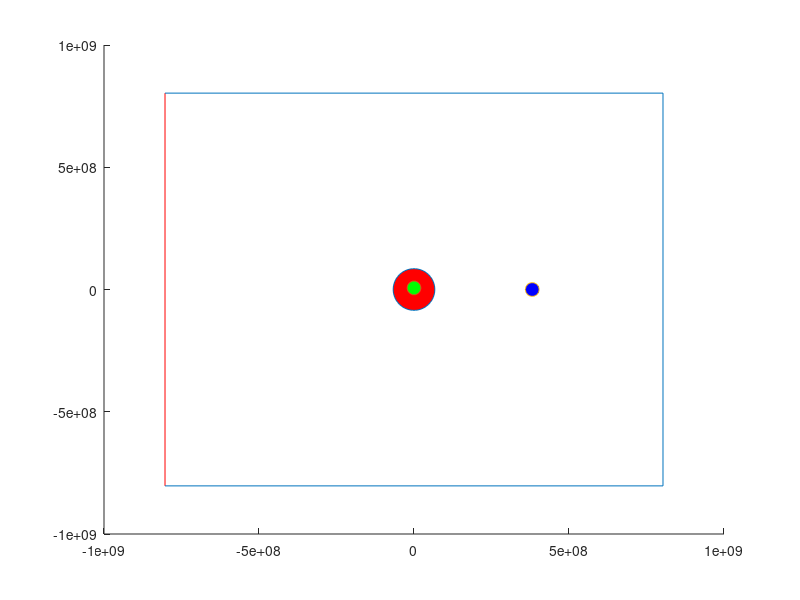

This figure's MATLAB source:
%rocket2
%what rocket2 does

%this rocket will go out of the earths atmosphere

%use newtons law of gravity
%  https://en.wikipedia.org/wiki/Gravitational_constant


%TODO design tests
%TODO tests for gravitational model test each planet, satellite in turn
%TODO test each planet around sun
%TODO test satellite around each planet set initiallisation case to enable
%this

%TODO improved control structure

%TODO functions to be added
%gravaccel, components of the acceleration due to gravity and call these from playrocket2themoon
%dist, distance between two objects e.g. earth-moon, moon-rocket etc...

%TODO Adapt code so that moon moves under gravity using gravaccel
%TODO store system state in a structure
%TODO store constants in a structure
%



clear all %here because variables not initilised correctly :-( :-(  merde!!!

G=6.67e-11; %gravitational constants SI units
re=6.3781e6; %radius of the earth metres
me=5.97237e24; %earth mass kg
mm=7.342e22; %moonmas kg
dem=381.5e6; %dist moon-earth metres
xm=381.5e6; %xpos moon
ym=0; %ypos moon
thetam=0;
dthetam=2*pi/(27*24*3600); %angular velocity of the moon
mr=1000; %not used ?????



G=6.67e-11; %gravitational constants SI units
re=6.3781e6; %radius of the earth metres
me=5.97237e24; %earth mass kg
mm=7.342e22; %moonmas kg
ms=1.99e30; %mass sun
mmars=6.42e23 ; %mass mars
dem=381.5e6; %dist moon-earth metres
xm=381.5e6; %xpos moon
ym=0; %ypos moon
vxm=0; %moon speed in orbit x-direction
vym=1023.1;


xe=0; %x position of earth
ye=0; %y position of earth
vxe=0;% x-speed of the earth
vye=0;%y-speed of the earth
vxm=vxm+vxe; %moon speed in orbit x-direction
vym=vye+1023.1;






%%%%%%%%%%%%%%%%%%%%%%%%%%%%%%%%%%%%%%%%%%%%%%%%%%%%%%%
%inputs
%%%%%%%%%%%%%%%%%%%%%%%%%%%%%%%%%%%%%%%%%%%%%%%%%%%%%%%
nsteps=400000;
dt=1; %time step
%launch angle
theta=0;
% box=20000000;
box=800e6; %include moon
 %theta is in degrees here

%initial speed
u=9000; %metres per second
g=9.81; %acceleration due to gravity

xe=0;
ye=0;

y=re+50000;
x=0;

%convert theta to radians
theta=theta*2*pi/360;

vx=u*cos(theta);
vy=u*sin(theta);


figure;
hold on;
re=re/2; %modification for moon model

hax1=line([-re-box -re-box], [re+box -re-box]);
hax2=line([re+box -re-box], [re+box +re+box]);
hax3=line([re+box re+box], [-re-box +re+box]);
hax4=line([-re-box re+box], [-re-box -re-box]);

  set( hax1 , 'Color' ,'red' );
he=plot( xe , ye ,'o','MarkerFaceColor','r','MarkerSize',30);
hold on;
h=plot( x , y ,'o','MarkerFaceColor','g','MarkerSize',10);
hold on;
hm=plot( xm , ym ,'o','MarkerFaceColor','b','MarkerSize',10);
hold on;


%output



pause;
